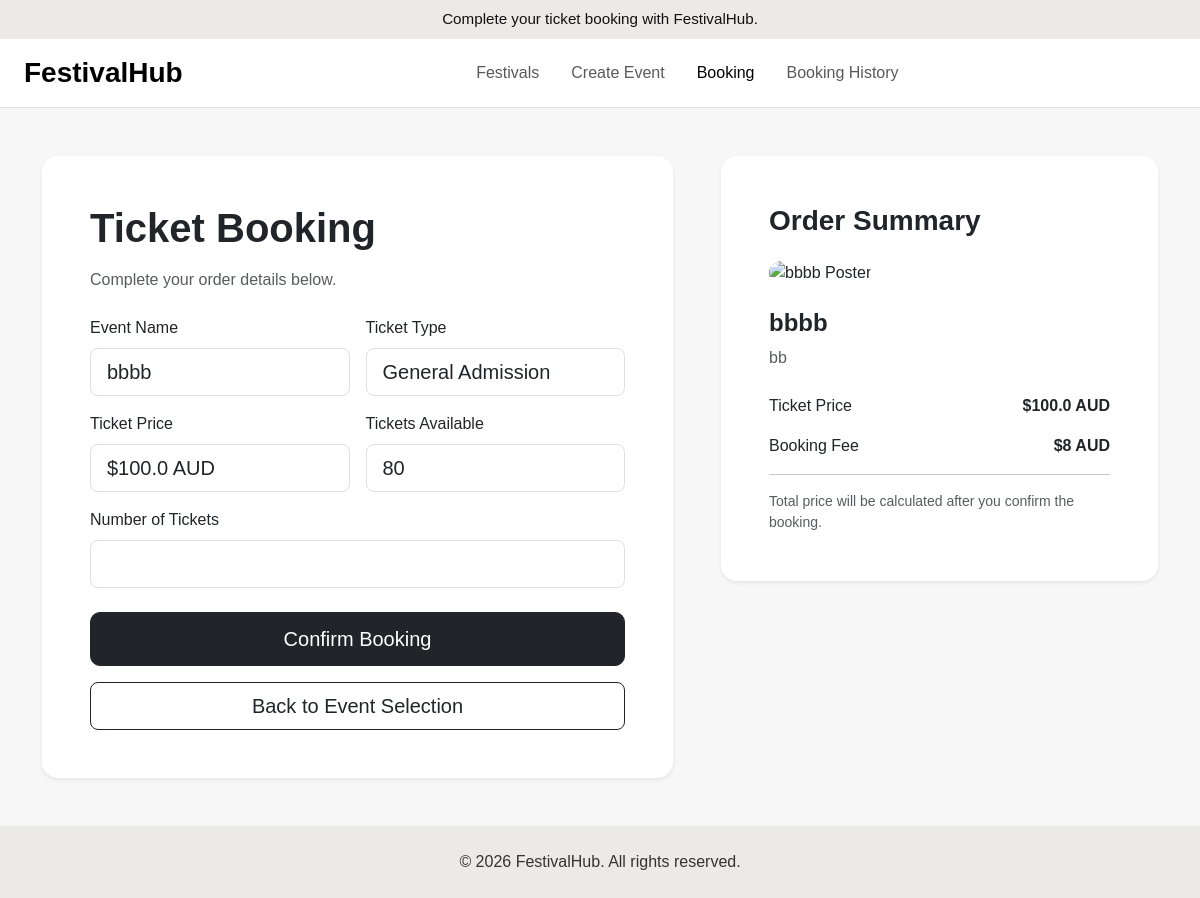
The app's page /booking/9, older data.
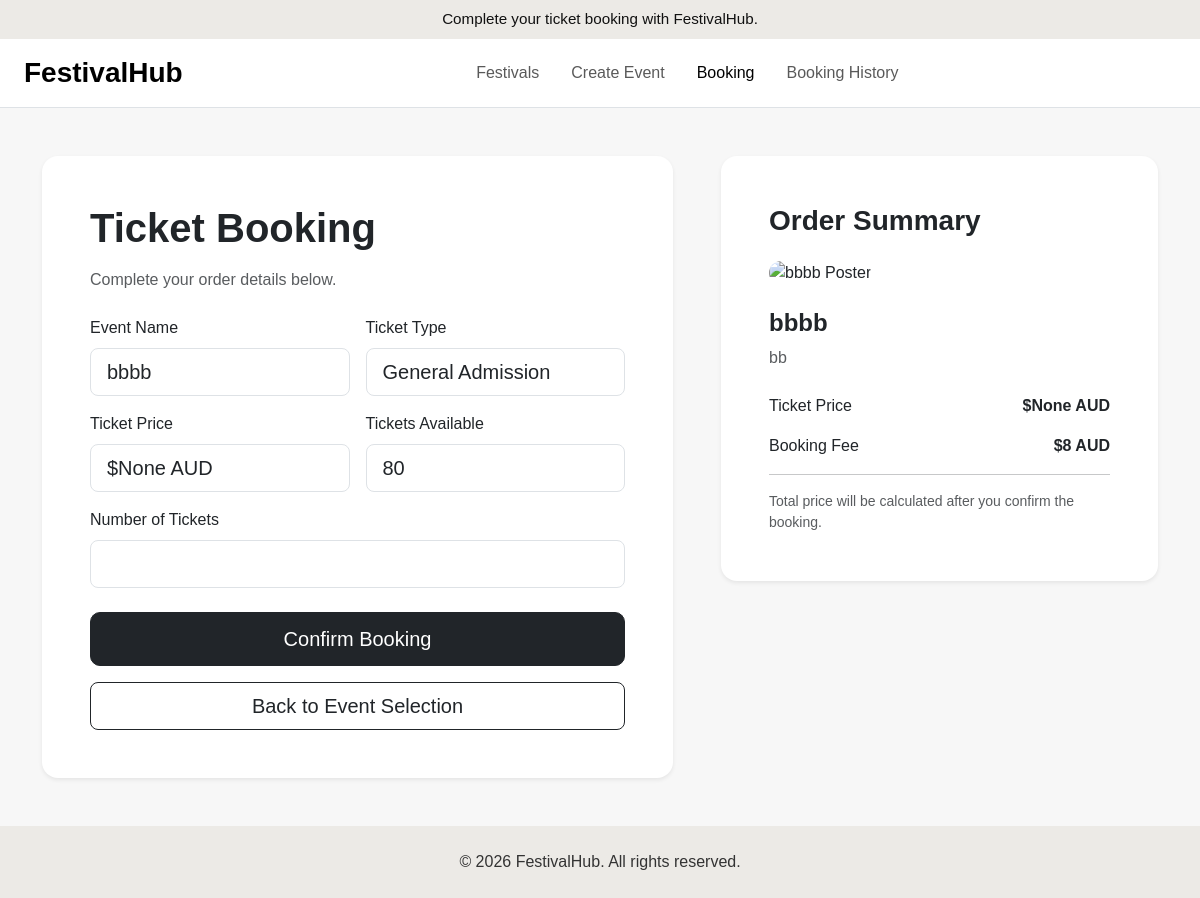
The same page, newer data.
### festivalhub/models.py (models this page shows, shortened)
class Event(db.Model):
    __tablename__ = 'events'
    id = db.Column(db.Integer, primary_key=True)
    creator_id = db.Column(
        db.Integer,
        db.ForeignKey('users.id'),
        nullable=True
    )
    name = db.Column(db.String(150), nullable=False)
    category = db.Column(db.String(80), nullable=False)
    date = db.Column(db.String(80), nullable=False)
    start_time = db.Column(db.String(50))
    end_time = db.Column(db.String(50))
    description = db.Column(db.Text, nullable=False)
    venue = db.Column(db.String(150), nullable=False)
    location = db.Column(db.String(150), nullable=False)
    artist_lineup = db.Column(db.Text)
    ticket_type = db.Column(db.String(80), default='General Admission')
    tickets_available = db.Column(db.Integer, default=0)
    price = db.Column(db.Float, default=0.0)
    status = db.Column(db.String(30), default='Open')
    image = db.Column(db.String(255))
    acknowledgement_type = db.Column(
        db.String(80),
        default='No Acknowledgement of Country'
    )
    traditional_custodians = db.Column(db.String(150))
    acknowledgement_statement = db.Column(db.Text)
    bookings = db.relationship(
        'Booking',
        backref='event',
        lazy=True,
        cascade='all, delete-orphan'
    )
    comments = db.relationship(
        'Comment',
        backref='event',
        lazy=True,
        cascade='all, delete-orphan'
    )

### festivalhub/views.py (the view, shortened to what this page needs)
@mainbp.route('/booking/<int:event_id>', methods=['GET', 'POST'])
def booking(event_id):
    form = BookingForm()
    event = Event.query.get_or_404(event_id)
    if event.status == 'Cancelled':
        return redirect(url_for('main.details', event_id=event.id))
    return render_template('booking.html', form=form, event=event)

### festivalhub/forms.py
class BookingForm(FlaskForm):
    ticket_quantity = IntegerField(
        'Number of Tickets',
        validators=[DataRequired(), NumberRange(min=1, max=10)]
    )
    ticket_type = SelectField(
        'Ticket Type',
        choices=[
            ('General Admission', 'General Admission'),
            ('VIP Ticket', 'VIP Ticket'),
            ('Student Ticket', 'Student Ticket')
        ],
        validators=[DataRequired()]
    )
    notes = TextAreaField(
        'Additional Notes',
        validators=[Optional()]
    )
    submit = SubmitField('Confirm Booking')

### festivalhub/templates/booking.html (shortened to what the changed rows need)
<!DOCTYPE html>
<html lang="en">
<head>
    <link href="https://cdn.jsdelivr.net/npm/bootstrap@5.3.3/dist/css/bootstrap.min.css" rel="stylesheet">
    <link rel="stylesheet" href="{{ url_for('static', filename='style/style.css') }}">
</head>
<body>
    <section class="container py-5">
        <div class="row g-5">
            <div class="col-lg-7">
                <div class="card border-0 shadow-sm rounded-4">
                    <div class="card-body p-4 p-md-5">
                        <h1 class="fw-bold mb-3">Ticket Booking</h1>
                        <form method="POST">
                            <div class="row g-3">
                                <div class="col-md-6">
                                    <label class="form-label">Event Name</label>
                                    <input type="text" class="form-control form-control-lg" value="{{ event.name }}" readonly>
                                </div>
                                <div class="col-md-6">
                                    <label class="form-label">Ticket Type</label>
                                    <input type="text" class="form-control form-control-lg" value="{{ event.ticket_type }}" readonly>
                                </div>
                                <div class="col-md-6">
                                    <label class="form-label">Ticket Price</label>
                                    <input type="text" class="form-control form-control-lg" value="${{ event.price }} AUD" readonly>
                                </div>
                                <div class="col-md-6">
                                    <label class="form-label">Tickets Available</label>
                                    <input type="text" class="form-control form-control-lg" value="{{ event.tickets_available }}" readonly>
                                </div>
                            </div>
                        </form>
                    </div>
                </div>
            </div>
            <div class="col-lg-5">
                <div class="card border-0 shadow-sm rounded-4">
                    <div class="card-body p-4 p-md-5">
                        <h3 class="fw-bold mb-4">Order Summary</h3>
                        {% if event.image %}
                        <img src="{{ url_for('static', filename='img/' + event.image) }}"
                             class="img-fluid rounded-4 mb-4"
                             alt="{{ event.name }} Poster">
                        {% endif %}
                        <h4 class="fw-bold">{{ event.name }}</h4>
                        <p class="text-muted mb-4">
                            {{ event.location }}
                        </p>
                        <div class="d-flex justify-content-between mb-3">
                            <span>Ticket Price</span>
                            <strong>${{ event.price }} AUD</strong>
                        </div>
                        <div class="d-flex justify-content-between mb-3">
                            <span>Booking Fee</span>
                            <strong>$8 AUD</strong>
                        </div>
                        <hr>
                        <p class="text-muted small mb-0">
                            Total price will be calculated after you confirm the booking.
                        </p>
                    </div>
                </div>
            </div>
        </div>
    </section>
</body>
</html>

Row changes from the older to the newer data that the page shows:
changed Event "bbbb": price "$100.0 AUD" → "$None AUD"; price "100.0" → "None"
